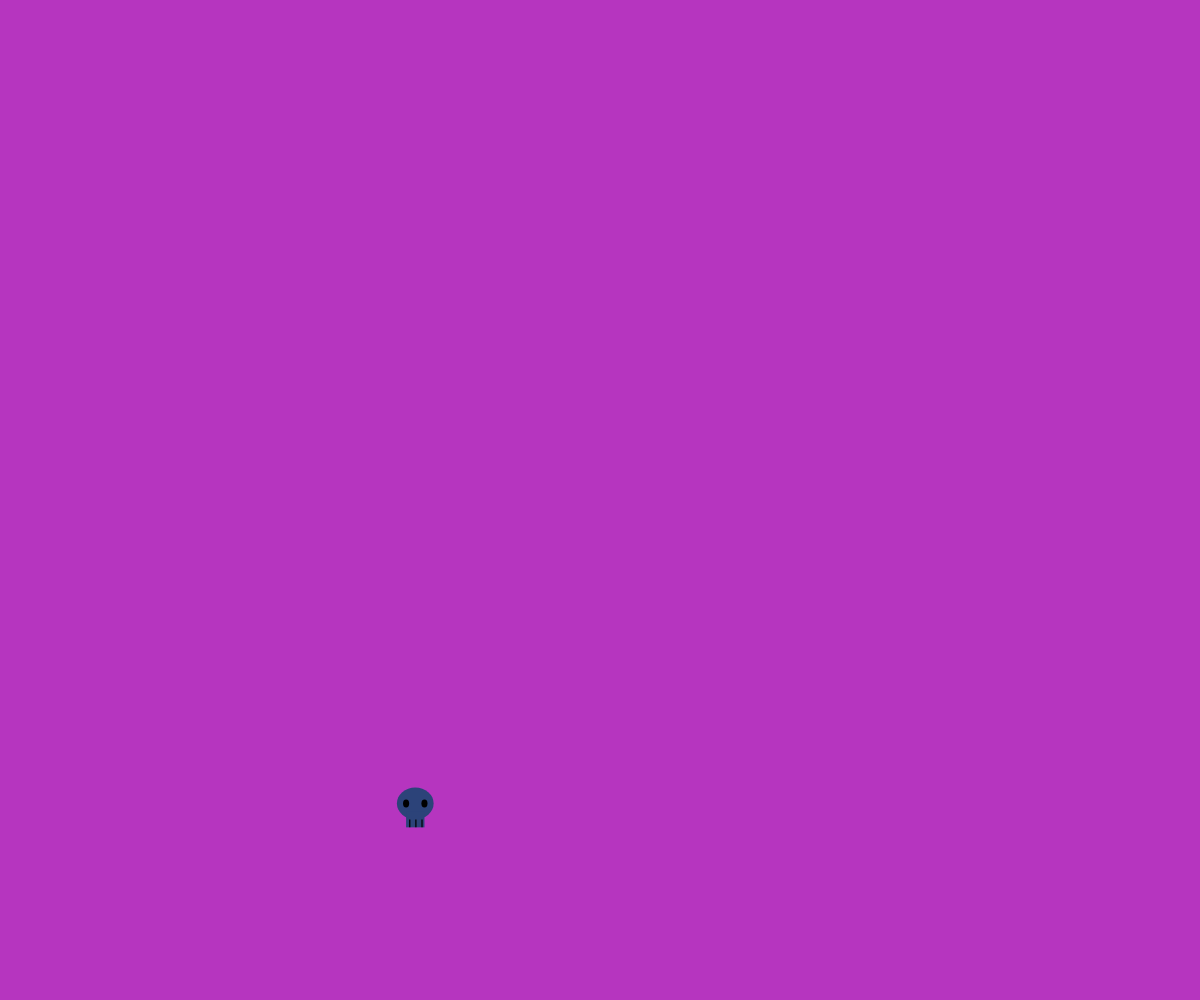
Frame 1 (no input)
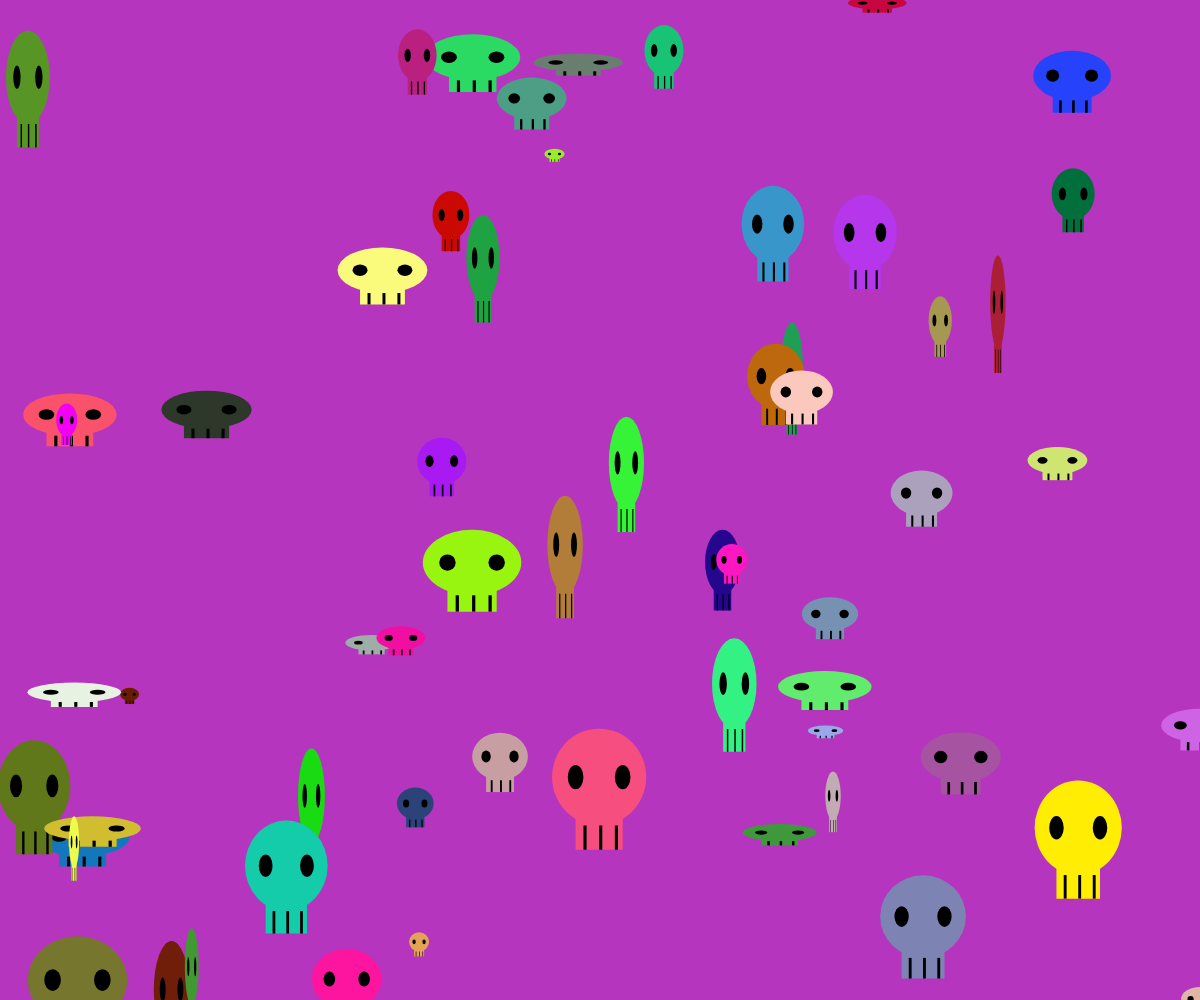
Frame 60 (no input)
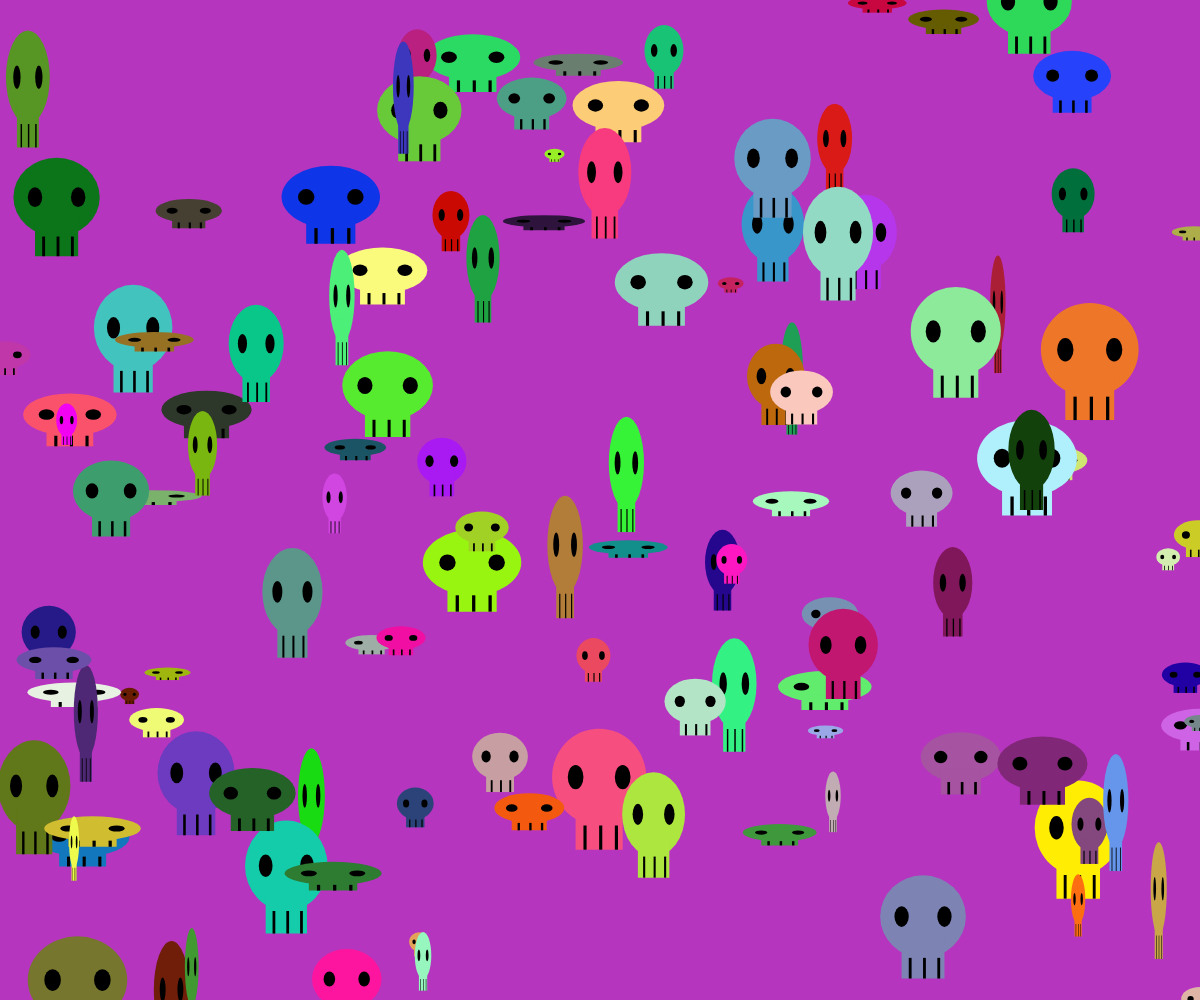
Frame 120 (the mouse pressed at the canvas centre since frame 60)

The p5.js sketch that drew these frames (run headless with seeded random() and noise() and a simulated clock; from frame 60 on, the mouse is pressed at the canvas centre):

// p5.js sketch
// ── sketch.js
// https://editor.p5js.org/jht9629-nyu/sketches/N0sHpW32g
// https://editor.p5js.org/KevinWorkman/sketches/PNuKYYKmz
// Random Skulls 💀💀💀 -KevinWorkman

function setup() {
  createCanvas(windowWidth, windowHeight);

  // Draw a random background color.
  // This is in setup() so old skulls stay on the screen.
  background(random(255), random(255), random(255));
}

function draw() {
  // Try passing in mouseX and mouseY!
  drawSkull(random(width), random(height), random(10, 100), random(10, 100));
}

function drawSkull(skullX, skullY, skullWidth, skullHeight) {
  // Change the fill color to a random color.
  fill(random(255), random(255), random(255));
  noStroke();

  // Draw the top circle part of the skull.
  ellipse(skullX, skullY, skullWidth, skullHeight);

  // Draw the bottom rectangle part of the skull.
  rect(
    skullX - skullWidth / 4,
    skullY + skullHeight / 4,
    skullWidth / 2,
    skullHeight / 2
  );

  // Change the fill color to black.
  fill(0);

  // Below, we use the skullX, skullY, skullWidth, and skullHeight
  // variables to draw the eyes and teeth inside the skull.
  // If this is confusing, try drawing out a few examples
  // with a pencil on a piece of graph paper!

  // Draw the eyes.
  var eyeSpacing = skullWidth / 4;
  var eyeWidth = skullWidth / 6;
  var eyeHeight = skullHeight / 4;
  ellipse(skullX - eyeSpacing, skullY, eyeWidth, eyeHeight);
  ellipse(skullX + eyeSpacing, skullY, eyeWidth, eyeHeight);

  // Draw the teeth.
  var teethWidth = skullWidth / 30;
  var teethHeight = skullHeight / 4;
  var teethTop = skullY + skullHeight / 2;
  var teethSpacing = skullWidth / 6;
  rect(skullX - teethSpacing, teethTop, teethWidth, teethHeight);
  rect(skullX, teethTop, teethWidth, teethHeight);
  rect(skullX + teethSpacing, teethTop, teethWidth, teethHeight);
}
